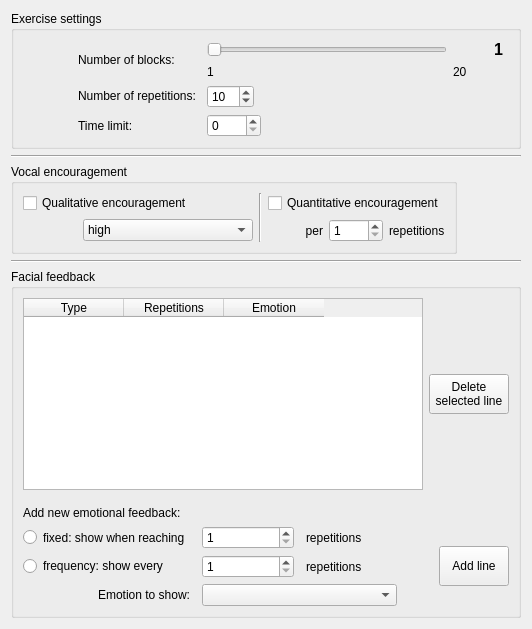
      <widget class="QWidget" name="tabExercisePreferences">
       <attribute name="title">
        <string>Exercise preferences</string>
       </attribute>
       <layout class="QGridLayout" name="gridLayout_8">
        <item row="0" column="0">
         <widget class="QGroupBox" name="grpExerciseSettings">
          <property name="sizePolicy">
           <sizepolicy hsizetype="Preferred" vsizetype="Maximum">
            <horstretch>0</horstretch>
            <verstretch>0</verstretch>
           </sizepolicy>
          </property>
          <property name="title">
           <string>Exercise settings</string>
          </property>
          <layout class="QGridLayout" name="gridLayout_4">
           <item row="2" column="1">
            <layout class="QGridLayout" name="gridLayout_6">
             <property name="sizeConstraint">
              <enum>QLayout::SetMaximumSize</enum>
             </property>
             <item row="1" column="0">
              <widget class="QLabel" name="lblNbrBlocksMin">
               <property name="sizePolicy">
                <sizepolicy hsizetype="Minimum" vsizetype="Preferred">
                 <horstretch>0</horstretch>
                 <verstretch>0</verstretch>
                </sizepolicy>
               </property>
               <property name="font">
                <font>
                 <pointsize>9</pointsize>
                </font>
               </property>
               <property name="text">
                <string>1</string>
               </property>
              </widget>
             </item>
             <item row="1" column="1">
              <widget class="QLabel" name="lblNbrBlocksMax">
               <property name="sizePolicy">
                <sizepolicy hsizetype="Minimum" vsizetype="Minimum">
                 <horstretch>0</horstretch>
                 <verstretch>0</verstretch>
                </sizepolicy>
               </property>
               <property name="minimumSize">
                <size>
                 <width>50</width>
                 <height>0</height>
                </size>
               </property>
               <property name="maximumSize">
                <size>
                 <width>50</width>
                 <height>16777215</height>
                </size>
               </property>
               <property name="font">
                <font>
                 <pointsize>9</pointsize>
                </font>
               </property>
               <property name="text">
                <string>20</string>
               </property>
               <property name="alignment">
                <set>Qt::AlignLeading|Qt::AlignLeft|Qt::AlignVCenter</set>
               </property>
              </widget>
             </item>
             <item row="0" column="1">
              <widget class="QLabel" name="lblNbrBlocksValue">
               <property name="sizePolicy">
                <sizepolicy hsizetype="Minimum" vsizetype="Minimum">
                 <horstretch>0</horstretch>
                 <verstretch>0</verstretch>
                </sizepolicy>
               </property>
               <property name="minimumSize">
                <size>
                 <width>50</width>
                 <height>0</height>
                </size>
               </property>
               <property name="maximumSize">
                <size>
                 <width>50</width>
                 <height>16777215</height>
                </size>
               </property>
               <property name="font">
                <font>
                 <pointsize>12</pointsize>
                 <weight>75</weight>
                 <bold>true</bold>
                </font>
               </property>
               <property name="text">
                <string>1</string>
               </property>
               <property name="alignment">
                <set>Qt::AlignRight|Qt::AlignTrailing|Qt::AlignVCenter</set>
               </property>
              </widget>
             </item>
             <item row="0" column="0">
              <widget class="QSlider" name="slNbrBlocks">
               <property name="sizePolicy">
                <sizepolicy hsizetype="Minimum" vsizetype="Maximum">
                 <horstretch>0</horstretch>
                 <verstretch>0</verstretch>
                </sizepolicy>
               </property>
               <property name="minimumSize">
                <size>
                 <width>240</width>
                 <height>0</height>
                </size>
               </property>
               <property name="maximumSize">
                <size>
                 <width>240</width>
                 <height>16777215</height>
                </size>
               </property>
               <property name="minimum">
                <number>1</number>
               </property>
               <property name="maximum">
                <number>20</number>
               </property>
               <property name="pageStep">
                <number>5</number>
               </property>
               <property name="tracking">
                <bool>true</bool>
               </property>
               <property name="orientation">
                <enum>Qt::Horizontal</enum>
               </property>
              </widget>
             </item>
            </layout>
           </item>
           <item row="7" column="0">
            <widget class="QLabel" name="lblTimeLimit">
             <property name="text">
              <string>Time limit:</string>
             </property>
             <property name="indent">
              <number>50</number>
             </property>
            </widget>
           </item>
           <item row="2" column="0">
            <widget class="QLabel" name="lblNbrBlocks">
             <property name="text">
              <string>Number of blocks:</string>
             </property>
             <property name="indent">
              <number>50</number>
             </property>
            </widget>
           </item>
           <item row="7" column="1">
            <widget class="QSpinBox" name="spnTimeLimit">
             <property name="sizePolicy">
              <sizepolicy hsizetype="Maximum" vsizetype="Fixed">
               <horstretch>0</horstretch>
               <verstretch>0</verstretch>
              </sizepolicy>
             </property>
             <property name="minimum">
              <number>0</number>
             </property>
             <property name="maximum">
              <number>7200</number>
             </property>
             <property name="value">
              <number>0</number>
             </property>
            </widget>
           </item>
           <item row="3" column="1">
            <widget class="QSpinBox" name="spnNbrRepetitions">
             <property name="sizePolicy">
              <sizepolicy hsizetype="Maximum" vsizetype="Fixed">
               <horstretch>0</horstretch>
               <verstretch>0</verstretch>
              </sizepolicy>
             </property>
             <property name="minimum">
              <number>1</number>
             </property>
             <property name="maximum">
              <number>100</number>
             </property>
             <property name="value">
              <number>10</number>
             </property>
            </widget>
           </item>
           <item row="3" column="0">
            <widget class="QLabel" name="lblNbrRepetitions">
             <property name="sizePolicy">
              <sizepolicy hsizetype="Maximum" vsizetype="Maximum">
               <horstretch>0</horstretch>
               <verstretch>0</verstretch>
              </sizepolicy>
             </property>
             <property name="text">
              <string>Number of repetitions:</string>
             </property>
             <property name="indent">
              <number>50</number>
             </property>
            </widget>
           </item>
          </layout>
         </widget>
        </item>
        <item row="2" column="0">
         <widget class="QGroupBox" name="grpVocalEncouragement">
          <property name="sizePolicy">
           <sizepolicy hsizetype="Maximum" vsizetype="Maximum">
            <horstretch>0</horstretch>
            <verstretch>0</verstretch>
           </sizepolicy>
          </property>
          <property name="title">
           <string>Vocal encouragement</string>
          </property>
          <layout class="QGridLayout" name="gridLayout">
           <item row="1" column="2">
            <layout class="QHBoxLayout" name="horizontalLayout_2">
             <item>
              <widget class="QLabel" name="lblPerRepetitions1">
               <property name="text">
                <string>per</string>
               </property>
               <property name="alignment">
                <set>Qt::AlignRight|Qt::AlignTrailing|Qt::AlignVCenter</set>
               </property>
              </widget>
             </item>
             <item>
              <widget class="QSpinBox" name="spnQuantEncRep">
               <property name="minimum">
                <number>1</number>
               </property>
               <property name="maximum">
                <number>50</number>
               </property>
              </widget>
             </item>
             <item>
              <widget class="QLabel" name="lblPerRepetitions2">
               <property name="text">
                <string>repetitions</string>
               </property>
              </widget>
             </item>
            </layout>
           </item>
           <item row="0" column="2">
            <widget class="QCheckBox" name="chkQuantitative">
             <property name="sizePolicy">
              <sizepolicy hsizetype="Maximum" vsizetype="Maximum">
               <horstretch>0</horstretch>
               <verstretch>0</verstretch>
              </sizepolicy>
             </property>
             <property name="text">
              <string>Quantitative encouragement</string>
             </property>
            </widget>
           </item>
           <item row="0" column="1" rowspan="2">
            <widget class="Line" name="line_3">
             <property name="orientation">
              <enum>Qt::Vertical</enum>
             </property>
            </widget>
           </item>
           <item row="0" column="0">
            <widget class="QCheckBox" name="chkQualitative">
             <property name="sizePolicy">
              <sizepolicy hsizetype="Maximum" vsizetype="Maximum">
               <horstretch>0</horstretch>
               <verstretch>0</verstretch>
              </sizepolicy>
             </property>
             <property name="text">
              <string>Qualitative encouragement</string>
             </property>
            </widget>
           </item>
           <item row="1" column="0">
            <layout class="QHBoxLayout" name="horizontalLayout_4">
             <item>
              <spacer name="hspQualiEnc">
               <property name="orientation">
                <enum>Qt::Horizontal</enum>
               </property>
               <property name="sizeHint" stdset="0">
                <size>
                 <width>60</width>
                 <height>20</height>
                </size>
               </property>
              </spacer>
             </item>
             <item>
              <widget class="QComboBox" name="cmbQualiEnc">
               <property name="minimumSize">
                <size>
                 <width>170</width>
                 <height>0</height>
                </size>
               </property>
               <property name="maximumSize">
                <size>
                 <width>170</width>
                 <height>16777215</height>
                </size>
               </property>
               <property name="layoutDirection">
                <enum>Qt::LeftToRight</enum>
               </property>
               <property name="maxVisibleItems">
                <number>2</number>
               </property>
               <property name="maxCount">
                <number>2</number>
               </property>
               <item>
                <property name="text">
                 <string>high</string>
                </property>
               </item>
               <item>
                <property name="text">
                 <string>low</string>
                </property>
               </item>
              </widget>
             </item>
            </layout>
           </item>
          </layout>
         </widget>
        </item>
        <item row="1" column="0">
         <widget class="Line" name="line_4">
          <property name="orientation">
           <enum>Qt::Horizontal</enum>
          </property>
         </widget>
        </item>
        <item row="3" column="0">
         <widget class="Line" name="line_5">
          <property name="orientation">
           <enum>Qt::Horizontal</enum>
          </property>
         </widget>
        </item>
        <item row="4" column="0">
         <widget class="QGroupBox" name="grpFacialFeedback">
          <property name="title">
           <string>Facial feedback</string>
          </property>
          <layout class="QGridLayout" name="gridLayout_10">
           <item row="3" column="0" colspan="2">
            <layout class="QGridLayout" name="gridLayout_9">
             <property name="horizontalSpacing">
              <number>12</number>
             </property>
             <item row="1" column="1">
              <widget class="QSpinBox" name="spnFrequencyReps">
               <property name="minimum">
                <number>1</number>
               </property>
              </widget>
             </item>
             <item row="0" column="1">
              <widget class="QSpinBox" name="spnFixedReps">
               <property name="minimum">
                <number>1</number>
               </property>
              </widget>
             </item>
             <item row="0" column="0">
              <widget class="QRadioButton" name="rdFixed">
               <property name="sizePolicy">
                <sizepolicy hsizetype="Minimum" vsizetype="Minimum">
                 <horstretch>0</horstretch>
                 <verstretch>0</verstretch>
                </sizepolicy>
               </property>
               <property name="text">
                <string>fixed: show when reaching</string>
               </property>
              </widget>
             </item>
             <item row="2" column="1" colspan="2">
              <widget class="QComboBox" name="cmbFaces"/>
             </item>
             <item row="1" column="0">
              <widget class="QRadioButton" name="rdFrequency">
               <property name="text">
                <string>frequency: show every</string>
               </property>
              </widget>
             </item>
             <item row="0" column="2">
              <widget class="QLabel" name="lblFeedbackReps1">
               <property name="text">
                <string>repetitions</string>
               </property>
              </widget>
             </item>
             <item row="1" column="2">
              <widget class="QLabel" name="lblFeedbackReps2">
               <property name="text">
                <string>repetitions</string>
               </property>
              </widget>
             </item>
             <item row="2" column="0">
              <widget class="QLabel" name="lblFaceToShow">
               <property name="text">
                <string>Emotion to show:</string>
               </property>
               <property name="alignment">
                <set>Qt::AlignRight|Qt::AlignTrailing|Qt::AlignVCenter</set>
               </property>
              </widget>
             </item>
             <item row="0" column="4" rowspan="3">
              <widget class="QPushButton" name="btnAddLine">
               <property name="sizePolicy">
                <sizepolicy hsizetype="Minimum" vsizetype="Fixed">
                 <horstretch>0</horstretch>
                 <verstretch>0</verstretch>
                </sizepolicy>
               </property>
               <property name="minimumSize">
                <size>
                 <width>70</width>
                 <height>40</height>
                </size>
               </property>
               <property name="maximumSize">
                <size>
                 <width>60</width>
                 <height>40</height>
                </size>
               </property>
               <property name="text">
                <string>Add line</string>
               </property>
              </widget>
             </item>
             <item row="0" column="3">
              <spacer name="hspFacialFeedback">
               <property name="orientation">
                <enum>Qt::Horizontal</enum>
               </property>
               <property name="sizeType">
                <enum>QSizePolicy::Fixed</enum>
               </property>
               <property name="sizeHint" stdset="0">
                <size>
                 <width>30</width>
                 <height>20</height>
                </size>
               </property>
              </spacer>
             </item>
            </layout>
           </item>
           <item row="2" column="0">
            <widget class="QLabel" name="lblAddFeedback">
             <property name="text">
              <string>Add new emotional feedback:</string>
             </property>
            </widget>
           </item>
           <item row="1" column="0" colspan="2">
            <layout class="QHBoxLayout" name="horizontalLayout_3">
             <property name="sizeConstraint">
              <enum>QLayout::SetMinimumSize</enum>
             </property>
             <property name="bottomMargin">
              <number>10</number>
             </property>
             <item>
              <widget class="QTableWidget" name="tblEmotionalFeedback">
               <property name="sizePolicy">
                <sizepolicy hsizetype="Fixed" vsizetype="Expanding">
                 <horstretch>0</horstretch>
                 <verstretch>0</verstretch>
                </sizepolicy>
               </property>
               <property name="minimumSize">
                <size>
                 <width>400</width>
                 <height>0</height>
                </size>
               </property>
               <property name="maximumSize">
                <size>
                 <width>400</width>
                 <height>16777215</height>
                </size>
               </property>
               <property name="layoutDirection">
                <enum>Qt::LeftToRight</enum>
               </property>
               <property name="dragDropOverwriteMode">
                <bool>false</bool>
               </property>
               <property name="selectionMode">
                <enum>QAbstractItemView::SingleSelection</enum>
               </property>
               <property name="selectionBehavior">
                <enum>QAbstractItemView::SelectRows</enum>
               </property>
               <property name="sortingEnabled">
                <bool>true</bool>
               </property>
               <property name="wordWrap">
                <bool>true</bool>
               </property>
               <property name="columnCount">
                <number>3</number>
               </property>
               <attribute name="verticalHeaderStretchLastSection">
                <bool>false</bool>
               </attribute>
               <column>
                <property name="text">
                 <string>Type</string>
                </property>
               </column>
               <column>
                <property name="text">
                 <string>Repetitions</string>
                </property>
               </column>
               <column>
                <property name="text">
                 <string>Emotion</string>
                </property>
               </column>
              </widget>
             </item>
             <item>
              <widget class="QPushButton" name="btnDeleteLine">
               <property name="sizePolicy">
                <sizepolicy hsizetype="Maximum" vsizetype="Maximum">
                 <horstretch>0</horstretch>
                 <verstretch>0</verstretch>
                </sizepolicy>
               </property>
               <property name="minimumSize">
                <size>
                 <width>60</width>
                 <height>40</height>
                </size>
               </property>
               <property name="maximumSize">
                <size>
                 <width>120</width>
                 <height>40</height>
                </size>
               </property>
               <property name="text">
                <string>Delete
selected line</string>
               </property>
              </widget>
             </item>
            </layout>
           </item>
          </layout>
         </widget>
        </item>
       </layout>
      </widget>
